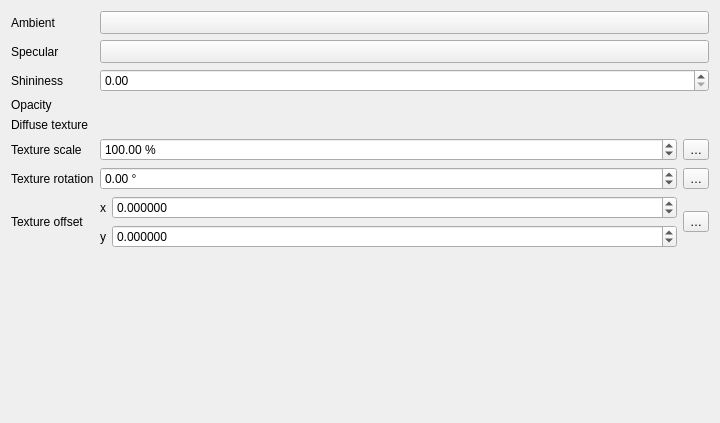
<?xml version="1.0" encoding="UTF-8"?>
<ui version="4.0">
 <class>PhongTexturedMaterialWidgetBase</class>
 <widget class="QWidget" name="PhongTexturedMaterialWidgetBase">
  <property name="geometry">
   <rect>
    <x>0</x>
    <y>0</y>
    <width>720</width>
    <height>423</height>
   </rect>
  </property>
  <property name="windowTitle">
   <string notr="true">Form</string>
  </property>
  <layout class="QGridLayout" name="gridLayout">
   <item row="6" column="1">
    <widget class="QLabel" name="lblTextureRotation">
     <property name="text">
      <string>Texture rotation</string>
     </property>
    </widget>
   </item>
   <item row="3" column="1">
    <widget class="QLabel" name="lblOpacity">
     <property name="text">
      <string>Opacity</string>
     </property>
    </widget>
   </item>
   <item row="8" column="2">
    <layout class="QGridLayout" name="gridLayout_2">
     <property name="leftMargin">
      <number>0</number>
     </property>
     <property name="topMargin">
      <number>0</number>
     </property>
     <property name="rightMargin">
      <number>0</number>
     </property>
     <property name="bottomMargin">
      <number>0</number>
     </property>
     <item row="0" column="0">
      <widget class="QLabel" name="label_7">
       <property name="text">
        <string>x</string>
       </property>
      </widget>
     </item>
     <item row="0" column="1">
      <widget class="QgsDoubleSpinBox" name="textureOffsetXSpin">
       <property name="sizePolicy">
        <sizepolicy hsizetype="Expanding" vsizetype="Fixed">
         <horstretch>1</horstretch>
         <verstretch>0</verstretch>
        </sizepolicy>
       </property>
       <property name="decimals">
        <number>6</number>
       </property>
       <property name="minimum">
        <double>-99999999.989999994635582</double>
       </property>
       <property name="maximum">
        <double>99999999.989999994635582</double>
       </property>
       <property name="singleStep">
        <double>0.200000000000000</double>
       </property>
      </widget>
     </item>
     <item row="1" column="1">
      <widget class="QgsDoubleSpinBox" name="textureOffsetYSpin">
       <property name="sizePolicy">
        <sizepolicy hsizetype="Minimum" vsizetype="Fixed">
         <horstretch>1</horstretch>
         <verstretch>0</verstretch>
        </sizepolicy>
       </property>
       <property name="decimals">
        <number>6</number>
       </property>
       <property name="minimum">
        <double>-99999999.989999994635582</double>
       </property>
       <property name="maximum">
        <double>99999999.989999994635582</double>
       </property>
       <property name="singleStep">
        <double>0.200000000000000</double>
       </property>
      </widget>
     </item>
     <item row="1" column="0">
      <widget class="QLabel" name="label_6">
       <property name="text">
        <string>y</string>
       </property>
      </widget>
     </item>
    </layout>
   </item>
   <item row="5" column="1">
    <widget class="QLabel" name="lblTextureScale">
     <property name="text">
      <string>Texture scale</string>
     </property>
    </widget>
   </item>
   <item row="6" column="2">
    <widget class="QgsDoubleSpinBox" name="textureRotationSpinBox">
     <property name="suffix">
      <string> °</string>
     </property>
     <property name="minimum">
      <double>-360.000000000000000</double>
     </property>
     <property name="maximum">
      <double>360.000000000000000</double>
     </property>
     <property name="singleStep">
      <double>0.500000000000000</double>
     </property>
    </widget>
   </item>
   <item row="0" column="1">
    <widget class="QLabel" name="lblAmbient">
     <property name="toolTip">
      <string>Color of light that is scattered around the entire scene.</string>
     </property>
     <property name="text">
      <string>Ambient</string>
     </property>
    </widget>
   </item>
   <item row="1" column="1">
    <widget class="QLabel" name="lblSpecular">
     <property name="toolTip">
      <string>Color of light reflecting from smooth surfaces.</string>
     </property>
     <property name="text">
      <string>Specular</string>
     </property>
    </widget>
   </item>
   <item row="2" column="1">
    <widget class="QLabel" name="lblShininess">
     <property name="toolTip">
      <string>How shiny smooth surfaces are.</string>
     </property>
     <property name="text">
      <string>Shininess</string>
     </property>
    </widget>
   </item>
   <item row="5" column="2">
    <widget class="QgsDoubleSpinBox" name="textureScaleSpinBox">
     <property name="suffix">
      <string> %</string>
     </property>
     <property name="minimum">
      <double>0.010000000000000</double>
     </property>
     <property name="maximum">
      <double>100000.000000000000000</double>
     </property>
     <property name="singleStep">
      <double>1.000000000000000</double>
     </property>
     <property name="value">
      <double>100.000000000000000</double>
     </property>
    </widget>
   </item>
   <item row="9" column="2">
    <spacer name="verticalSpacer">
     <property name="orientation">
      <enum>Qt::Orientation::Vertical</enum>
     </property>
     <property name="sizeHint" stdset="0">
      <size>
       <width>20</width>
       <height>40</height>
      </size>
     </property>
    </spacer>
   </item>
   <item row="4" column="1">
    <widget class="QLabel" name="lblTextureScale_2">
     <property name="text">
      <string>Diffuse texture</string>
     </property>
    </widget>
   </item>
   <item row="5" column="3">
    <widget class="QgsPropertyOverrideButton" name="mTextureScaleDataDefinedButton">
     <property name="text">
      <string>…</string>
     </property>
    </widget>
   </item>
   <item row="6" column="3">
    <widget class="QgsPropertyOverrideButton" name="mTextureRotationDataDefinedButton">
     <property name="text">
      <string>…</string>
     </property>
    </widget>
   </item>
   <item row="8" column="3">
    <widget class="QgsPropertyOverrideButton" name="mTextureOffsetDataDefinedButton">
     <property name="text">
      <string>…</string>
     </property>
    </widget>
   </item>
   <item row="8" column="1">
    <widget class="QLabel" name="lblTextureRotation_2">
     <property name="text">
      <string>Texture offset</string>
     </property>
    </widget>
   </item>
   <item row="0" column="2" colspan="2">
    <widget class="QgsColorButton" name="btnAmbient">
     <property name="sizePolicy">
      <sizepolicy hsizetype="Expanding" vsizetype="Fixed">
       <horstretch>0</horstretch>
       <verstretch>0</verstretch>
      </sizepolicy>
     </property>
     <property name="minimumSize">
      <size>
       <width>120</width>
       <height>0</height>
      </size>
     </property>
    </widget>
   </item>
   <item row="1" column="2" colspan="2">
    <widget class="QgsColorButton" name="btnSpecular">
     <property name="sizePolicy">
      <sizepolicy hsizetype="Expanding" vsizetype="Fixed">
       <horstretch>0</horstretch>
       <verstretch>0</verstretch>
      </sizepolicy>
     </property>
     <property name="minimumSize">
      <size>
       <width>120</width>
       <height>0</height>
      </size>
     </property>
    </widget>
   </item>
   <item row="2" column="2" colspan="2">
    <widget class="QgsDoubleSpinBox" name="spinShininess">
     <property name="maximum">
      <double>1000.000000000000000</double>
     </property>
    </widget>
   </item>
   <item row="3" column="2" colspan="2">
    <widget class="QgsOpacityWidget" name="mOpacityWidget" native="true">
     <property name="focusPolicy">
      <enum>Qt::FocusPolicy::StrongFocus</enum>
     </property>
    </widget>
   </item>
   <item row="4" column="2" colspan="2">
    <widget class="QgsImageSourceLineEdit" name="textureFile" native="true">
     <property name="focusPolicy">
      <enum>Qt::FocusPolicy::StrongFocus</enum>
     </property>
    </widget>
   </item>
  </layout>
 </widget>
 <customwidgets>
  <customwidget>
   <class>QgsDoubleSpinBox</class>
   <extends>QDoubleSpinBox</extends>
   <header>qgsdoublespinbox.h</header>
  </customwidget>
  <customwidget>
   <class>QgsOpacityWidget</class>
   <extends>QWidget</extends>
   <header>qgsopacitywidget.h</header>
   <container>1</container>
  </customwidget>
  <customwidget>
   <class>QgsImageSourceLineEdit</class>
   <extends>QWidget</extends>
   <header>qgsfilecontentsourcelineedit.h</header>
   <container>1</container>
  </customwidget>
  <customwidget>
   <class>QgsPropertyOverrideButton</class>
   <extends>QToolButton</extends>
   <header>qgspropertyoverridebutton.h</header>
  </customwidget>
  <customwidget>
   <class>QgsColorButton</class>
   <extends>QToolButton</extends>
   <header>qgscolorbutton.h</header>
   <container>1</container>
  </customwidget>
 </customwidgets>
 <tabstops>
  <tabstop>btnAmbient</tabstop>
  <tabstop>btnSpecular</tabstop>
  <tabstop>spinShininess</tabstop>
  <tabstop>mOpacityWidget</tabstop>
  <tabstop>textureFile</tabstop>
  <tabstop>textureScaleSpinBox</tabstop>
  <tabstop>mTextureScaleDataDefinedButton</tabstop>
  <tabstop>textureRotationSpinBox</tabstop>
  <tabstop>mTextureRotationDataDefinedButton</tabstop>
  <tabstop>textureOffsetXSpin</tabstop>
  <tabstop>textureOffsetYSpin</tabstop>
  <tabstop>mTextureOffsetDataDefinedButton</tabstop>
 </tabstops>
 <resources/>
 <connections/>
</ui>
